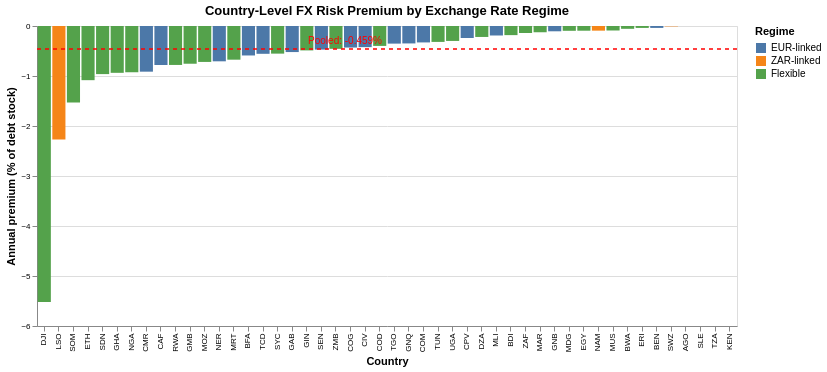

Notebook source saved alongside this figure:
### Code cell
# Bar chart: country premiums sorted worst-to-best, colored by regime
bar_data = country_stats[['country', 'regime', 'premium']].copy()
bar_data['premium_pct'] = bar_data['premium'] * 100

regime_order = ['EUR-linked', 'ZAR-linked', 'Flexible']
regime_colors = ['#4c78a8', '#f58518', '#54a24b']

bars = alt.Chart(bar_data).mark_bar().encode(
    x=alt.X('country:N', sort=alt.EncodingSortField(field='premium', order='ascending'),
            title='Country'),
    y=alt.Y('premium_pct:Q', title='Annual premium (% of debt stock)'),
    color=alt.Color('regime:N', scale=alt.Scale(domain=regime_order, range=regime_colors),
                    title='Regime'),
    tooltip=['country', 'regime', alt.Tooltip('premium_pct:Q', format='.3f', title='Premium (%)')]
).properties(width=700, height=300, title='Country-Level FX Risk Premium by Exchange Rate Regime')

pooled_rule = alt.Chart(pd.DataFrame({'y': [pooled_premium * 100]})).mark_rule(
    color='red', strokeDash=[4, 4], strokeWidth=1.5
).encode(y='y:Q')

pooled_label = alt.Chart(pd.DataFrame({'y': [pooled_premium * 100], 'text': [f'Pooled: {pooled_premium*100:.3f}%']})).mark_text(
    align='right', dx=-5, dy=-8, color='red', fontSize=10
).encode(y='y:Q', text='text:N')

chart = (bars + pooled_rule + pooled_label).configure_axis(
    labelFontSize=8
)
chart

### Figure 1 — Vega-Lite specification as saved in the notebook (floating-point values rounded to 4 significant figures)
{"config": {"view": {"continuousWidth": 300, "continuousHeight": 300}, "axis": {"labelFontSize": 8}}, "layer": [{"data": {"name": "data-caf9cd8f524dd176a9f2a2dc4c4fcaae"}, "mark": {"type": "bar"}, "encoding": {"color": {"field": "regime", "scale": {"domain": ["EUR-linked", "ZAR-linked", "Flexible"], "range": ["#4c78a8", "#f58518", "#54a24b"]}, "title": "Regime", "type": "nominal"}, "tooltip": [{"field": "country", "type": "nominal"}, {"field": "regime", "type": "nominal"}, {"field": "premium_pct", "format": ".3f", "title": "Premium (%)", "type": "quantitative"}], "x": {"field": "country", "sort": {"field": "premium", "order": "ascending"}, "title": "Country", "type": "nominal"}, "y": {"field": "premium_pct", "title": "Annual premium (% of debt stock)", "type": "quantitative"}}, "title": "Country-Level FX Risk Premium by Exchange Rate Regime"}, {"data": {"name": "data-8530a7ce7ca07d911217223d575b5f97"}, "mark": {"type": "rule", "color": "red", "strokeDash": [4, 4], "strokeWidth": 1.5}, "encoding": {"y": {"field": "y", "type": "quantitative"}}}, {"data": {"name": "data-1bc5994629a3ff6b1308e73782b32507"}, "mark": {"type": "text", "align": "right", "color": "red", "dx": -5, "dy": -8, "fontSize": 10}, "encoding": {"text": {"field": "text", "type": "nominal"}, "y": {"field": "y", "type": "quantitative"}}}], "height": 300, "width": 700, "$schema": "https://vega.github.io/schema/vega-lite/v5.20.1.json", "datasets": {"data-caf9cd8f524dd176a9f2a2dc4c4fcaae": [{"country": "DJI", "regime": "Flexible", "premium": -0.05519, "premium_pct": -5.519}, {"country": "LSO", "regime": "ZAR-linked", "premium": -0.02272, "premium_pct": -2.272}, {"country": "SOM", "regime": "Flexible", "premium": -0.01528, "premium_pct": -1.528}, {"country": "ETH", "regime": "Flexible", "premium": -0.01083, "premium_pct": -1.083}, {"country": "SDN", "regime": "Flexible", "premium": -0.009621, "premium_pct": -0.9621}, {"country": "GHA", "regime": "Flexible", "premium": -0.009365, "premium_pct": -0.9365}, {"country": "NGA", "regime": "Flexible", "premium": -0.00925, "premium_pct": -0.925}, {"country": "CMR", "regime": "EUR-linked", "premium": -0.009135, "premium_pct": -0.9135}, {"country": "CAF", "regime": "EUR-linked", "premium": -0.0078, "premium_pct": -0.78}, {"country": "RWA", "regime": "Flexible", "premium": -0.007788, "premium_pct": -0.7788}, {"country": "GMB", "regime": "Flexible", "premium": -0.007546, "premium_pct": -0.7546}, {"country": "MOZ", "regime": "Flexible", "premium": -0.007186, "premium_pct": -0.7186}, {"country": "NER", "regime": "EUR-linked", "premium": -0.007064, "premium_pct": -0.7064}, {"country": "MRT", "regime": "Flexible", "premium": -0.006737, "premium_pct": -0.6737}, {"country": "BFA", "regime": "EUR-linked", "premium": -0.005894, "premium_pct": -0.5894}, {"country": "TCD", "regime": "EUR-linked", "premium": -0.005562, "premium_pct": -0.5562}, {"country": "SYC", "regime": "Flexible", "premium": -0.005526, "premium_pct": -0.5526}, {"country": "GAB", "regime": "EUR-linked", "premium": -0.005213, "premium_pct": -0.5213}, {"country": "GIN", "regime": "Flexible", "premium": -0.00488, "premium_pct": -0.488}, {"country": "SEN", "regime": "EUR-linked", "premium": -0.004718, "premium_pct": -0.4718}, {"country": "ZMB", "regime": "Flexible", "premium": -0.004566, "premium_pct": -0.4566}, {"country": "COG", "regime": "EUR-linked", "premium": -0.004311, "premium_pct": -0.4311}, {"country": "CIV", "regime": "EUR-linked", "premium": -0.004231, "premium_pct": -0.4231}, {"country": "COD", "regime": "Flexible", "premium": -0.003981, "premium_pct": -0.3981}, {"country": "TGO", "regime": "EUR-linked", "premium": -0.003524, "premium_pct": -0.3524}, {"country": "GNQ", "regime": "EUR-linked", "premium": -0.003487, "premium_pct": -0.3487}, {"country": "COM", "regime": "EUR-linked", "premium": -0.003285, "premium_pct": -0.3285}, {"country": "TUN", "regime": "Flexible", "premium": -0.003181, "premium_pct": -0.3181}, {"country": "UGA", "regime": "Flexible", "premium": -0.002986, "premium_pct": -0.2986}, {"country": "CPV", "regime": "EUR-linked", "premium": -0.002399, "premium_pct": -0.2399}, {"country": "DZA", "regime": "Flexible", "premium": -0.002191, "premium_pct": -0.2191}, {"country": "MLI", "regime": "EUR-linked", "premium": -0.0019, "premium_pct": -0.19}, {"country": "BDI", "regime": "Flexible", "premium": -0.001825, "premium_pct": -0.1825}, {"country": "ZAF", "regime": "Flexible", "premium": -0.001401, "premium_pct": -0.1401}, {"country": "MAR", "regime": "Flexible", "premium": -0.001251, "premium_pct": -0.1251}, {"country": "GNB", "regime": "EUR-linked", "premium": -0.001059, "premium_pct": -0.1059}, {"country": "MDG", "regime": "Flexible", "premium": -0.0009605, "premium_pct": -0.09605}, {"country": "EGY", "regime": "Flexible", "premium": -0.0009413, "premium_pct": -0.09413}, {"country": "NAM", "regime": "ZAR-linked", "premium": -0.00093, "premium_pct": -0.093}, {"country": "MUS", "regime": "Flexible", "premium": -0.0008986, "premium_pct": -0.08986}, {"country": "BWA", "regime": "Flexible", "premium": -0.000562, "premium_pct": -0.0562}, {"country": "ERI", "regime": "Flexible", "premium": -0.000385, "premium_pct": -0.0385}, {"country": "BEN", "regime": "EUR-linked", "premium": -0.0003844, "premium_pct": -0.03844}, {"country": "SWZ", "regime": "ZAR-linked", "premium": -7.037e-05, "premium_pct": -0.007037}, {"country": "AGO", "regime": "Flexible", "premium": 0.0, "premium_pct": 0.0}, {"country": "SLE", "regime": "Flexible", "premium": 0.0, "premium_pct": 0.0}, {"country": "TZA", "regime": "Flexible", "premium": 0.0, "premium_pct": 0.0}, {"country": "KEN", "regime": "Flexible", "premium": 0.0, "premium_pct": 0.0}], "data-8530a7ce7ca07d911217223d575b5f97": [{"y": -0.4593}], "data-1bc5994629a3ff6b1308e73782b32507": [{"y": -0.4593, "text": "Pooled: -0.459%"}]}}
